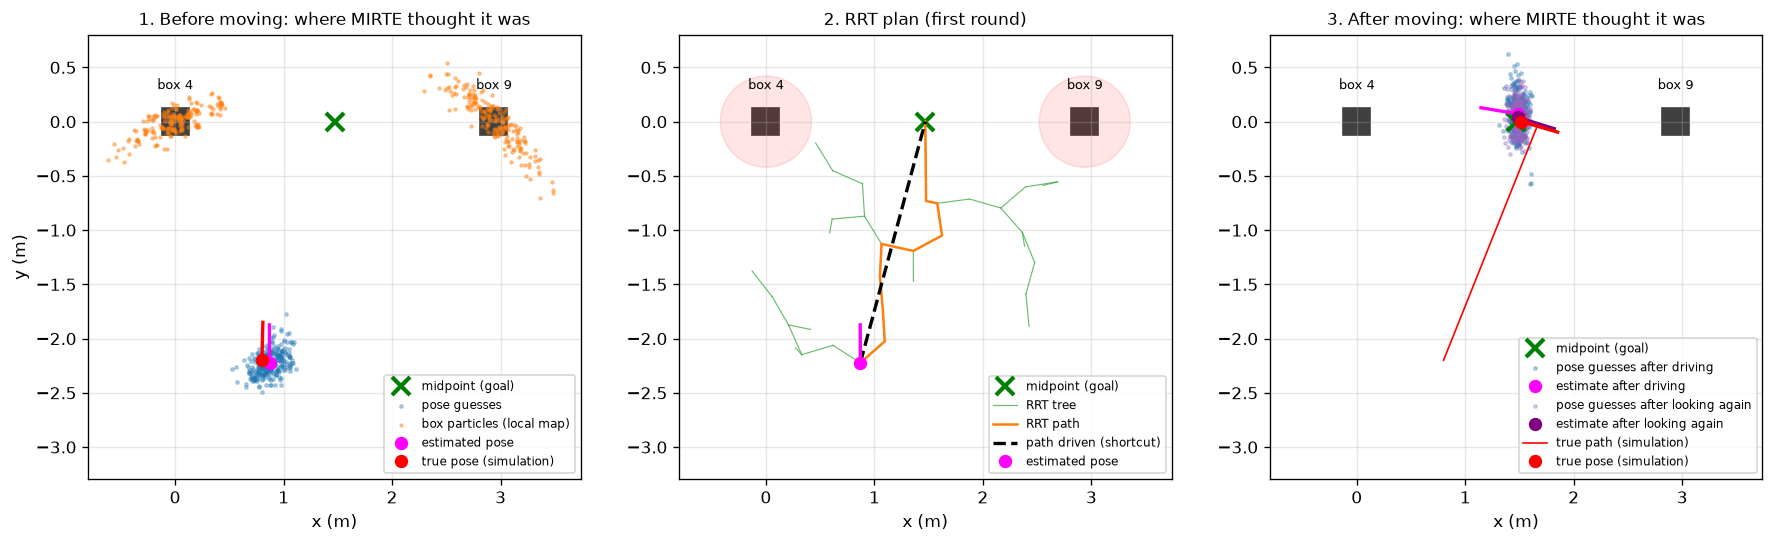

The script that saved this image:
"""
localise_and_drive.py

Exercise 5 end to end: find out where MIRTE is from two known boxes, plan a
path to the midpoint between them, drive it, and save plots of what MIRTE
believed along the way.

    python3 localise_and_drive.py                       # on MIRTE
    python3 localise_and_drive.py --sim                 # simulated MIRTE, no robot needed
    python3 localise_and_drive.py --sim 0.8 -2.2 60     # simulated start pose: x (m), y (m), heading (deg)

Steps
  1. Scan: MIRTE turns on the spot and looks. The first two ArUco boxes the
     camera finds become the landmarks; no ids or positions are typed in.
     Each box gets its own set of particles. A particle is one guess of where
     that box is in MIRTE's own frame. Every camera reading re-weights and
     resamples the guesses, and every movement of MIRTE moves them the
     opposite way, with noise. Together the box particles are the local map.
  2. Align: the global map is built from the two boxes: the one with the
     lowest id is the origin and the other lies on the +x axis. Then find the
     rotation and shift that lays the local map on top of the global map.
     That rotation and shift is MIRTE's pose.
  3. Plan: RRT from MIRTE to the midpoint between the boxes, then shortcut it.
  4. Drive: turn, then drive, leg by leg (non-holonomic). The local map follows
     along, and MIRTE looks after every move.
  5. Look again: scan once more to see where MIRTE ended up. If it is more
     than GOAL_TOLERANCE from the midpoint, steps 3-5 are repeated, at most
     MAX_ROUNDS times.
  6. Plots: where MIRTE thought it was before, the first RRT plan, and where
     it thought it was after moving. They are saved as one PNG.

Frames
  Robot frame:  x forward, y left, in metres. The local map lives here.
  Global frame: the frame of the two landmarks (see step 2). Heading 0 points
                along +x and grows to the left (counter-clockwise).
"""

import argparse
import math
import os
import sys
import time

import numpy as np
import matplotlib
matplotlib.use("Agg")
import matplotlib.pyplot as plt
from matplotlib.patches import Circle

import particle
import random_numbers as rn


# ---------------------------------------------------------------------------
# Settings
# ---------------------------------------------------------------------------

# The landmarks are found by the camera: the first NUM_LANDMARKS different ArUco
# boxes seen within MAX_LANDMARK_RANGE.
NUM_LANDMARKS = 2
MAX_LANDMARK_RANGE = 4.0        # m, markers further away are ignored (other boxes in the room)
LANDMARK_DISTANCE = None        # m between the two box centres if you have measured it.
                                # None = use the distance the camera measured.

# Global map: marker id -> (x, y) of the box centre in metres.
# Filled in by make_global_map() after the first scan.
LANDMARKS = {}

# The boxes of the simulated world (--sim): marker id -> (x, y) in metres
SIM_BOXES = {
    4: (0.0, 0.0),
    9: (3.0, 0.0)
}

BOX_PARTICLES = 200             # guesses per box
SIGMA_DIST = 0.10               # m, camera distance noise the filter assumes
SIGMA_ANGLE = 0.15              # rad, camera angle noise the filter assumes

CAMERA_OFFSET = 0.14            # m, camera in front of the robot centre (from Ex4)
BOX_DEPTH = 0.25                # m, the marker sits half a box in front of the box centre
BOX_RADIUS = 0.20               # m, as in Ex4's LocalMap
ROBOT_RADIUS = 0.22             # m, as in Ex4's LocalMap

TURN_STEP = math.radians(25)    # turn this much between looks when scanning (left)
MAX_TURNS = 15                  # 15 x 25 degrees is a little more than a full turn

LINEAR_SPEED = 0.3              # m/s,   driving calibration from Ex4's Execute_path
ANGULAR_SPEED = 0.7             # rad/s
LINEAR_OFFSET = -0.0354         # rad/s, keeps MIRTE straight while driving
TURN_SCALER_LEFT = 1.05
TURN_SCALER_RIGHT = 1.10

RRT_STEP = 0.3                  # m
RRT_GOAL_BIAS = 0.1             # share of samples that are the goal itself
RRT_MAX_ITER = 2000

GOAL_TOLERANCE = 0.10           # m, close enough to the midpoint
MAX_ROUNDS = 3                  # plan, drive and look again at most this many times

POSE_SAMPLES = 300              # pose guesses drawn for the plots

ROBOT_AT_ORIGIN = particle.Particle(0.0, 0.0, 0.0)     # MIRTE in its own frame


# ---------------------------------------------------------------------------
# Small helpers
# ---------------------------------------------------------------------------

def wrap(angle):
    """Angle in (-pi, pi]."""
    return math.atan2(math.sin(angle), math.cos(angle))


def rotation(angle):
    return np.array([[math.cos(angle), -math.sin(angle)],
                     [math.sin(angle),  math.cos(angle)]])


def to_local(dist, angle):
    """Position in the robot frame of something the camera sees at dist (m) and angle (rad)."""
    return np.array([CAMERA_OFFSET + dist * math.cos(angle), dist * math.sin(angle)])


def to_global(pose, point):
    """A point in the robot frame, seen from the global frame, for a robot at pose (x, y, theta)."""
    return rotation(pose[2]) @ np.asarray(point) + np.array(pose[:2])


# ---------------------------------------------------------------------------
# The robot: the real MIRTE, or a simulated one with the same four methods
# ---------------------------------------------------------------------------

class MirteRobot:
    def __init__(self):
        sys.path.append(os.path.join(os.path.dirname(__file__), '../../Mirte/ku_mirte_python'))
        import cv2
        from ku_mirte import KU_Mirte
        self.cv2 = cv2
        self.aruco_dict = cv2.aruco.getPredefinedDictionary(cv2.aruco.DICT_6X6_250)
        f = 609.9                                       # MIRTE camera calibration from Ex3
        self.intrinsic_matrix = np.array([[f, 0, 640 / 2], [0, f, 480 / 2], [0, 0, 1]], dtype=np.float32)
        self.mirte = KU_Mirte()
        time.sleep(1)       # wait for camera to setup

    def look(self):
        """{marker id: (distance m, angle rad)} from the camera to each box centre in view.
        The angle is from straight ahead, positive to the left."""
        # get_image_compressed() returns the last image that arrived, which may be old.
        # Wait for one that arrives after MIRTE has settled, so the image is fresh and not blurred.
        time.sleep(0.5)
        old = self.mirte.get_image_compressed()
        img = old
        waited = 0.0
        while img is old and waited < 3.0:
            time.sleep(0.05)
            waited += 0.05
            img = self.mirte.get_image_compressed()
        seen = {}
        if img is None or img is old:
            print("  no new camera image for 3 s (weak connection to MIRTE?)")
            return seen
        corners, ids, _ = self.cv2.aruco.detectMarkers(img, self.aruco_dict)
        if ids is None:
            return seen
        rvecs, tvecs, _ = self.cv2.aruco.estimatePoseSingleMarkers(
            corners, 0.145, self.intrinsic_matrix, np.zeros(5))
        for i in range(len(ids)):
            x, y, z = tvecs[i][0]                       # camera frame: x right, y down, z forward
            dist = np.sqrt(x * x + z * z) + BOX_DEPTH / 2   # to the box centre, seen roughly face on
            marker_id = int(ids[i][0])
            if marker_id not in seen or dist < seen[marker_id][0]:
                seen[marker_id] = (dist, -np.arctan2(x, z))
        return seen

    def turn(self, angle):
        if abs(angle) < 1e-3:
            return
        scaler = TURN_SCALER_LEFT if angle > 0 else TURN_SCALER_RIGHT
        self.mirte.drive(0.0, math.copysign(ANGULAR_SPEED, angle), scaler * abs(angle) / ANGULAR_SPEED)

    def drive(self, dist):
        self.mirte.drive(LINEAR_SPEED, LINEAR_OFFSET, dist / LINEAR_SPEED)

    def stop(self):
        self.mirte.stop()


class SimRobot:
    """A pretend MIRTE with a true pose in the global frame, noisy motion and a noisy camera."""
    HALF_FOV = math.atan(320 / 609.9)       # 27.7 degrees, from the camera calibration

    def __init__(self, x, y, heading):
        self.pose = particle.Particle(x, y, heading)
        self.track = [(x, y)]

    def in_map_frame(self, x, y, heading=0.0):
        """A pose of the simulated world, seen in the frame of the landmarks MIRTE found."""
        first, second = sorted(LANDMARKS)
        origin = np.array(SIM_BOXES[first])
        axis = np.array(SIM_BOXES[second]) - origin
        phi = math.atan2(axis[1], axis[0])
        px, py = rotation(-phi) @ (np.array([x, y]) - origin)
        return (px, py, wrap(heading - phi))

    def true_pose(self):
        return self.in_map_frame(self.pose.getX(), self.pose.getY(), self.pose.getTheta())

    def true_miss(self):
        """True distance (m) from the midpoint between the landmarks."""
        goal = np.mean([SIM_BOXES[i] for i in LANDMARKS], axis=0)
        return float(np.linalg.norm(np.array([self.pose.getX(), self.pose.getY()]) - goal))

    def look(self):
        seen = {}
        for marker_id, landmark in SIM_BOXES.items():
            dist, angle = particle.expected_measurement(self.pose, landmark, CAMERA_OFFSET)
            if abs(angle) <= self.HALF_FOV and 0.3 <= dist <= 8.0:
                seen[marker_id] = (dist * (1 + rn.randn(0.0, 0.015)) + rn.randn(0.0, 0.01),
                                   angle + rn.randn(0.0, math.radians(2)))
        return seen

    def turn(self, angle):
        if abs(angle) < 1e-3:
            return
        particle.move_particle(self.pose, 0.0, 0.0, angle * (1 + rn.randn(0.0, 0.07)) + rn.randn(0.0, math.radians(1)))

    def drive(self, dist):
        actual = dist * (1 + rn.randn(0.0, 0.05))
        drift = rn.randn(0.0, math.radians(2) * dist)
        heading = self.pose.getTheta() + drift / 2
        particle.move_particle(self.pose, actual * math.cos(heading), actual * math.sin(heading), drift)
        self.track.append((self.pose.getX(), self.pose.getY()))

    def stop(self):
        pass


# ---------------------------------------------------------------------------
# Step 1: the local map. local_map = {marker id: list of particles}, where each
# particle is one guess of that box's position in the robot frame.
# ---------------------------------------------------------------------------

def look_and_update(robot, local_map):
    """Take one camera reading and update the particles of every landmark in view.
    Returns {marker id: (distance, angle)} for the landmarks seen.

    Markers further away than MAX_LANDMARK_RANGE are ignored. Until NUM_LANDMARKS boxes
    have been found, a new box becomes a landmark. After that, other boxes are ignored."""
    seen = {}
    for marker_id, (dist, angle) in sorted(robot.look().items(), key=lambda item: item[1][0]):    # nearest first
        if dist > MAX_LANDMARK_RANGE:
            print(f"    ignored box {marker_id} at {dist:.2f} m: further than MAX_LANDMARK_RANGE")
            continue
        if marker_id not in local_map and len(local_map) >= NUM_LANDMARKS:
            print(f"    ignored box {marker_id} at {dist:.2f} m: not one of the landmarks")
            continue
        seen[marker_id] = (dist, angle)
        if marker_id not in local_map:
            # first sighting: spread the guesses round where the camera says the box is
            local_map[marker_id] = []
            for k in range(BOX_PARTICLES):
                x, y = to_local(dist + rn.randn(0.0, SIGMA_DIST), angle + rn.randn(0.0, SIGMA_ANGLE))
                local_map[marker_id].append(particle.Particle(x, y, 0.0, 1.0 / BOX_PARTICLES))
        # weight each guess by how well it fits the reading, then normalise and resample
        for p in local_map[marker_id]:
            p.setWeight(particle.measurement_weight(
                ROBOT_AT_ORIGIN, dist, angle, (p.getX(), p.getY()), SIGMA_DIST, SIGMA_ANGLE, CAMERA_OFFSET))
        particle.normalise_weights(local_map[marker_id])
        local_map[marker_id] = particle.resample(local_map[marker_id])
        particle.add_uncertainty(local_map[marker_id], 0.01, 0.0)
    return seen


def move_local_map(local_map, turn=0.0, forward=0.0):
    """MIRTE turned (rad, left positive) and then drove forward (m): in its own frame
    the boxes move the opposite way. Each guess gets its own noise on the movement."""
    for particles in local_map.values():
        for p in particles:
            angle = -(turn + rn.randn(0.0, 0.07 * abs(turn) + 0.01)) if turn else 0.0
            angle -= rn.randn(0.0, 0.03 * forward) if forward else 0.0
            x, y = rotation(angle) @ np.array([p.getX(), p.getY()])
            p.setX(x - forward * (1 + rn.randn(0.0, 0.05)) if forward else x)
            p.setY(y)


def box_positions(local_map):
    """The local map as {marker id: average position of that box's particles}."""
    out = {}
    for marker_id, particles in local_map.items():
        est = particle.estimate_pose(particles)
        out[marker_id] = np.array([est.getX(), est.getY()])
    return out


def scan(robot, local_map):
    """Turn on the spot, looking after each turn, until every landmark has been seen in this scan."""
    seen_now = set()
    for step in range(MAX_TURNS):
        seen = look_and_update(robot, local_map)
        seen_now.update(seen)
        readings = ", ".join(f"box {i} at {d:.2f} m, {math.degrees(a):+.0f} deg" for i, (d, a) in sorted(seen.items()))
        print(f"  look {step + 1}: {readings if seen else 'no landmark in view'}")
        if len(seen_now) == NUM_LANDMARKS:
            return True
        robot.turn(TURN_STEP)
        move_local_map(local_map, turn=TURN_STEP)
    return False


# ---------------------------------------------------------------------------
# Step 2: align the local map with the global map
# ---------------------------------------------------------------------------

def make_global_map(local_map):
    """Build the global map from the two boxes the camera found: the box with the lowest id
    is the origin and the other lies on the +x axis. Returns the measured distance between them."""
    boxes = box_positions(local_map)
    first, second = sorted(boxes)
    measured = float(np.linalg.norm(boxes[second] - boxes[first]))
    LANDMARKS.clear()
    LANDMARKS[first] = (0.0, 0.0)
    LANDMARKS[second] = (LANDMARK_DISTANCE if LANDMARK_DISTANCE is not None else measured, 0.0)
    return measured


def align(local, glob):
    """Least-squares fit of the local map onto the global map.
    local, glob: {marker id: (x, y)}. Returns MIRTE's pose (x, y, theta) in the global frame."""
    ids = sorted(set(local) & set(glob))
    L = np.array([local[i] for i in ids])
    G = np.array([glob[i] for i in ids])
    a = L - L.mean(axis=0)                  # both maps centred on their own middle
    b = G - G.mean(axis=0)
    theta = math.atan2((a[:, 0] * b[:, 1] - a[:, 1] * b[:, 0]).sum(), (a * b).sum())
    x, y = G.mean(axis=0) - rotation(theta) @ L.mean(axis=0)
    return (x, y, theta)


def sample_poses(local_map):
    """Many pose guesses: each one aligns one randomly picked particle per box.
    Their spread shows how sure MIRTE is of its pose."""
    poses = []
    for k in range(POSE_SAMPLES):
        local = {}
        for marker_id, particles in local_map.items():
            p = particles[np.random.randint(len(particles))]
            local[marker_id] = (p.getX(), p.getY())
        poses.append(align(local, LANDMARKS))
    return np.array(poses)


# ---------------------------------------------------------------------------
# Step 3: RRT in the robot frame
# ---------------------------------------------------------------------------

def plan_rrt(boxes, goal):
    """RRT from MIRTE (the origin) to the goal, round the boxes.
    Returns (tree edges, path, shortcut path). The paths are None if no path was found."""
    start = np.zeros(2)
    centres = np.array(list(boxes.values()))
    clearance = BOX_RADIUS + ROBOT_RADIUS
    everything = np.vstack([centres, start, goal])
    low, high = everything.min(axis=0) - 1.0, everything.max(axis=0) + 1.0

    def free(a, b):
        """True if the straight line a -> b stays out of every no-go zone."""
        n = max(2, int(np.linalg.norm(b - a) / 0.05) + 1)
        pts = a + np.linspace(0.0, 1.0, n)[:, None] * (b - a)
        return bool(np.all(np.linalg.norm(pts[:, None, :] - centres[None], axis=2) > clearance))

    nodes, parents, edges, path = [start], [None], [], None
    for k in range(RRT_MAX_ITER):
        target = goal if np.random.ranf() < RRT_GOAL_BIAS else np.random.uniform(low, high)
        near = int(np.argmin([np.linalg.norm(n - target) for n in nodes]))
        d = np.linalg.norm(target - nodes[near])
        if d < 1e-9:
            continue
        new = target if d <= RRT_STEP else nodes[near] + (target - nodes[near]) * RRT_STEP / d
        if not free(nodes[near], new):
            continue
        nodes.append(new)
        parents.append(near)
        edges.append((nodes[near], new))
        if np.linalg.norm(new - goal) <= RRT_STEP and free(new, goal):
            path, i = [goal], len(nodes) - 1
            while i is not None:
                path.append(nodes[i])
                i = parents[i]
            path.reverse()
            break
    if path is None:
        return edges, None, None

    # shortcut: from each point jump to the furthest later point with a free straight line
    short, i = [path[0]], 0
    while i < len(path) - 1:
        j = len(path) - 1
        while j > i + 1 and not free(path[i], path[j]):
            j -= 1
        short.append(path[j])
        i = j
    return edges, path, short


# ---------------------------------------------------------------------------
# Step 4: drive the path
# ---------------------------------------------------------------------------

def drive_path(robot, local_map, path):
    """Turn, then drive, for each leg. The path is in the robot frame MIRTE had when it planned."""
    position, heading = np.asarray(path[0]), 0.0
    for point in path[1:]:
        leg = np.asarray(point) - position
        dist = float(np.linalg.norm(leg))
        if dist < 1e-6:
            continue
        turn = wrap(math.atan2(leg[1], leg[0]) - heading)
        print(f"  turn {math.degrees(turn):+.0f} deg, drive {dist:.2f} m")

        robot.turn(turn)
        move_local_map(local_map, turn=turn)
        look_and_update(robot, local_map)

        robot.drive(dist)
        move_local_map(local_map, forward=dist)
        look_and_update(robot, local_map)

        position, heading = np.asarray(point), heading + turn


# ---------------------------------------------------------------------------
# Step 6: plots
# ---------------------------------------------------------------------------

def draw_world(ax, title):
    for marker_id, (x, y) in LANDMARKS.items():
        ax.add_patch(plt.Rectangle((x - BOX_DEPTH / 2, y - BOX_DEPTH / 2), BOX_DEPTH, BOX_DEPTH, color="0.25"))
        ax.text(x, y + 0.3, f"box {marker_id}", ha="center", fontsize=8)
    goal = np.mean(list(LANDMARKS.values()), axis=0)
    ax.plot(goal[0], goal[1], "x", color="green", markersize=11, markeredgewidth=2.5, label="midpoint (goal)")
    ax.set_aspect("equal")
    ax.grid(True, alpha=0.3)
    ax.set_xlabel("x (m)")
    ax.set_title(title, fontsize=10)


def draw_pose(ax, pose, colour, label):
    ax.plot(pose[0], pose[1], "o", color=colour, markersize=7, label=label)
    ax.plot([pose[0], pose[0] + 0.35 * math.cos(pose[2])], [pose[1], pose[1] + 0.35 * math.sin(pose[2])],
            color=colour, linewidth=2)


def save_plots(log, filename):
    fig, axes = plt.subplots(1, 3, figsize=(18, 6.5))
    goal = np.mean(list(LANDMARKS.values()), axis=0)

    # 1. before moving
    ax = axes[0]
    draw_world(ax, "1. Before moving: where MIRTE thought it was")
    ax.scatter(log["samples_before"][:, 0], log["samples_before"][:, 1], s=4, color="tab:blue", alpha=0.3,
               label="pose guesses")
    for marker_id, pts in log["boxes_before"].items():
        g = np.array([to_global(log["pose_before"], p) for p in pts])
        ax.scatter(g[:, 0], g[:, 1], s=3, color="tab:orange", alpha=0.4,
                   label="box particles (local map)" if marker_id == min(log["boxes_before"]) else None)
    draw_pose(ax, log["pose_before"], "magenta", "estimated pose")
    if log["true_before"] is not None:
        draw_pose(ax, log["true_before"], "red", "true pose (simulation)")

    # 2. the RRT plan, moved into the global frame with the estimated pose
    ax = axes[1]
    draw_world(ax, "2. RRT plan (first round)")
    for (x, y) in LANDMARKS.values():
        ax.add_patch(Circle((x, y), BOX_RADIUS + ROBOT_RADIUS, color="red", alpha=0.10))
    for i, (a, b) in enumerate(log["rrt_edges"]):
        a, b = to_global(log["pose_before"], a), to_global(log["pose_before"], b)
        ax.plot([a[0], b[0]], [a[1], b[1]], color="tab:green", linewidth=0.7, alpha=0.7,
                label="RRT tree" if i == 0 else None)
    for path, style, label in ((log["rrt_path"], dict(color="tab:orange", linewidth=1.5), "RRT path"),
                               (log["path"], dict(color="black", linewidth=2, linestyle="--"), "path driven (shortcut)")):
        if path is not None:
            g = np.array([to_global(log["pose_before"], p) for p in path])
            ax.plot(g[:, 0], g[:, 1], label=label, **style)
    draw_pose(ax, log["pose_before"], "magenta", "estimated pose")

    # 3. after moving
    ax = axes[2]
    draw_world(ax, "3. After moving: where MIRTE thought it was")
    if log["samples_after"] is not None:
        ax.scatter(log["samples_after"][:, 0], log["samples_after"][:, 1], s=4, color="tab:blue", alpha=0.3,
                   label="pose guesses after driving")
        draw_pose(ax, log["pose_after"], "magenta", "estimate after driving")
    if log["samples_final"] is not None:
        ax.scatter(log["samples_final"][:, 0], log["samples_final"][:, 1], s=4, color="tab:purple", alpha=0.3,
                   label="pose guesses after looking again")
        draw_pose(ax, log["pose_final"], "purple", "estimate after looking again")
    if log["true_track"] is not None:
        t = np.array(log["true_track"])
        ax.plot(t[:, 0], t[:, 1], color="red", linewidth=1, label="true path (simulation)")
        draw_pose(ax, log["true_after"], "red", "true pose (simulation)")

    # the same view in all three panels
    pts = np.vstack([log["samples_before"][:, :2], np.array(list(LANDMARKS.values())), goal[None]])
    lo, hi = pts.min(axis=0) - 0.8, pts.max(axis=0) + 0.8
    for ax in axes:
        ax.set_xlim(lo[0], hi[0])
        ax.set_ylim(lo[1], hi[1])
        ax.legend(fontsize=7, loc="lower right")
    axes[0].set_ylabel("y (m)")
    fig.savefig(filename, dpi=120, bbox_inches="tight")
    print(f"Saved plots to: {filename}")


# ---------------------------------------------------------------------------
# Main
# ---------------------------------------------------------------------------

def describe(pose):
    return f"x={pose[0]:+.2f} m  y={pose[1]:+.2f} m  heading={math.degrees(pose[2]) % 360:.0f} deg"


def main():
    ap = argparse.ArgumentParser(description="Exercise 5: localise MIRTE and drive to the midpoint between two boxes.")
    ap.add_argument("--sim", nargs="*", type=float, metavar="X Y HEADING_DEG",
                    help="run with a simulated MIRTE, optionally at this start pose")
    ap.add_argument("--seed", type=int, help="fixed random numbers, to repeat a run")
    ap.add_argument("--out", default=os.path.join(os.path.dirname(os.path.abspath(__file__)), "localise_and_drive.png"),
                    help="where to save the plots")
    args = ap.parse_args()
    if args.seed is not None:
        np.random.seed(args.seed)

    if args.sim is None:
        robot = MirteRobot()
    else:
        x, y, heading = args.sim if len(args.sim) == 3 else (0.8, -2.2, 60.0)    # in the frame of SIM_BOXES
        robot = SimRobot(x, y, math.radians(heading))
    simulated = isinstance(robot, SimRobot)

    log = dict(samples_after=None, pose_after=None, samples_final=None, pose_final=None,
               rrt_edges=[], rrt_path=None, path=None, true_track=None, true_after=None, true_before=None)
    local_map = {}

    try:
        print("1. Scanning for the boxes")
        if not scan(robot, local_map):
            print(f"Found {len(local_map)} of {NUM_LANDMARKS} boxes within {MAX_LANDMARK_RANGE} m during a full turn. Stopping.")
            return

        print("2. Aligning the local map with the global map")
        measured = make_global_map(local_map)
        goal_global = np.mean(list(LANDMARKS.values()), axis=0)
        first, second = sorted(LANDMARKS)
        print(f"  landmarks: box {first} at the origin, box {second} at x = {LANDMARKS[second][0]:.2f} m "
              f"(the camera measured {measured:.2f} m between them)")
        pose = align(box_positions(local_map), LANDMARKS)
        log["pose_before"] = pose
        log["samples_before"] = sample_poses(local_map)
        log["boxes_before"] = {i: [(p.getX(), p.getY()) for p in ps] for i, ps in local_map.items()}
        print(f"  MIRTE thinks it is at {describe(pose)}")
        if simulated:
            log["true_before"] = robot.true_pose()
            print(f"  it really is at        {describe(robot.true_pose())}")

        for round_no in range(1, MAX_ROUNDS + 1):
            print(f"3. Planning with RRT (round {round_no})")
            boxes = box_positions(local_map)
            goal_local = np.mean(list(boxes.values()), axis=0)      # the midpoint, in the robot frame
            edges, rrt_path, path = plan_rrt(boxes, goal_local)
            if round_no == 1:                                       # the plots show the first plan
                log["rrt_edges"], log["rrt_path"], log["path"] = edges, rrt_path, path
            if path is None:
                print("  RRT found no path. MIRTE stays where it is.")
                break
            print(f"  path with {len(path) - 1} legs")

            print("4. Driving")
            drive_path(robot, local_map, path)
            log["pose_after"] = align(box_positions(local_map), LANDMARKS)
            log["samples_after"] = sample_poses(local_map)
            print(f"  MIRTE thinks it is at {describe(log['pose_after'])}, "
                  f"{np.linalg.norm(np.array(log['pose_after'][:2]) - goal_global) * 100:.0f} cm from the midpoint")

            print("5. Looking again")
            if not scan(robot, local_map):
                print("  Did not see every landmark again.")
                break
            log["pose_final"] = align(box_positions(local_map), LANDMARKS)
            log["samples_final"] = sample_poses(local_map)
            miss = np.linalg.norm(np.array(log["pose_final"][:2]) - goal_global)
            print(f"  MIRTE thinks it is at {describe(log['pose_final'])}, {miss * 100:.0f} cm from the midpoint")
            if miss <= GOAL_TOLERANCE:
                break

        if simulated:
            log["true_track"] = [robot.in_map_frame(x, y)[:2] for x, y in robot.track]
            log["true_after"] = robot.true_pose()
            print(f"  it really is at        {describe(robot.true_pose())}, "
                  f"{robot.true_miss() * 100:.0f} cm from the midpoint")
    finally:
        robot.stop()

    save_plots(log, args.out)


if __name__ == '__main__':
    main()
